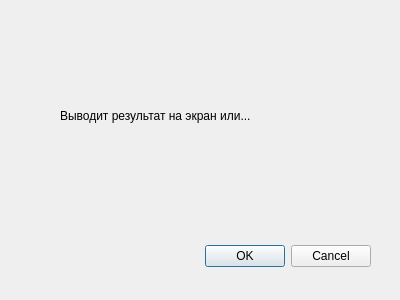
<?xml version="1.0" encoding="UTF-8"?>
<ui version="4.0">
 <class>Result</class>
 <widget class="QDialog" name="Result">
  <property name="geometry">
   <rect>
    <x>0</x>
    <y>0</y>
    <width>400</width>
    <height>300</height>
   </rect>
  </property>
  <property name="windowTitle">
   <string>Dialog</string>
  </property>
  <widget class="QDialogButtonBox" name="buttonBox">
   <property name="geometry">
    <rect>
     <x>30</x>
     <y>240</y>
     <width>341</width>
     <height>32</height>
    </rect>
   </property>
   <property name="orientation">
    <enum>Qt::Horizontal</enum>
   </property>
   <property name="standardButtons">
    <set>QDialogButtonBox::Cancel|QDialogButtonBox::Ok</set>
   </property>
  </widget>
  <widget class="QLabel" name="label">
   <property name="geometry">
    <rect>
     <x>60</x>
     <y>90</y>
     <width>241</width>
     <height>51</height>
    </rect>
   </property>
   <property name="text">
    <string>Выводит результат на экран или...</string>
   </property>
  </widget>
 </widget>
 <resources/>
 <connections>
  <connection>
   <sender>buttonBox</sender>
   <signal>accepted()</signal>
   <receiver>Result</receiver>
   <slot>accept()</slot>
   <hints>
    <hint type="sourcelabel">
     <x>248</x>
     <y>254</y>
    </hint>
    <hint type="destinationlabel">
     <x>157</x>
     <y>274</y>
    </hint>
   </hints>
  </connection>
  <connection>
   <sender>buttonBox</sender>
   <signal>rejected()</signal>
   <receiver>Result</receiver>
   <slot>reject()</slot>
   <hints>
    <hint type="sourcelabel">
     <x>316</x>
     <y>260</y>
    </hint>
    <hint type="destinationlabel">
     <x>286</x>
     <y>274</y>
    </hint>
   </hints>
  </connection>
 </connections>
</ui>
